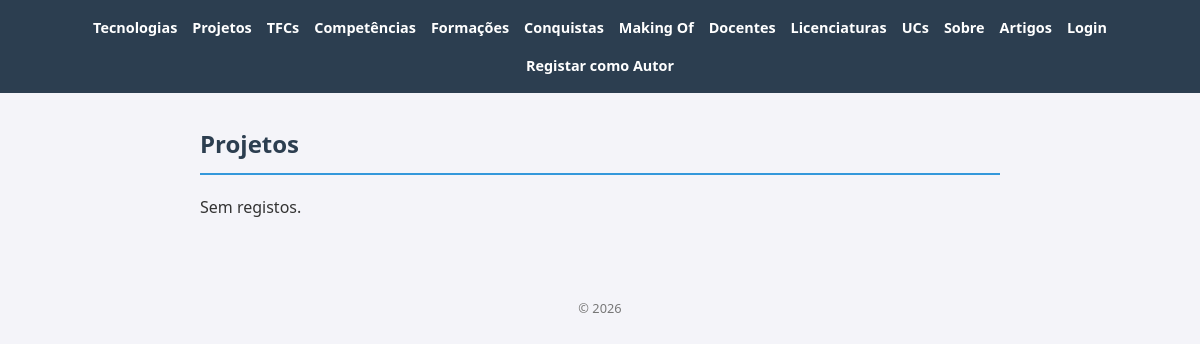
The page /portfolio/projetos/ on the database as committed earlier.
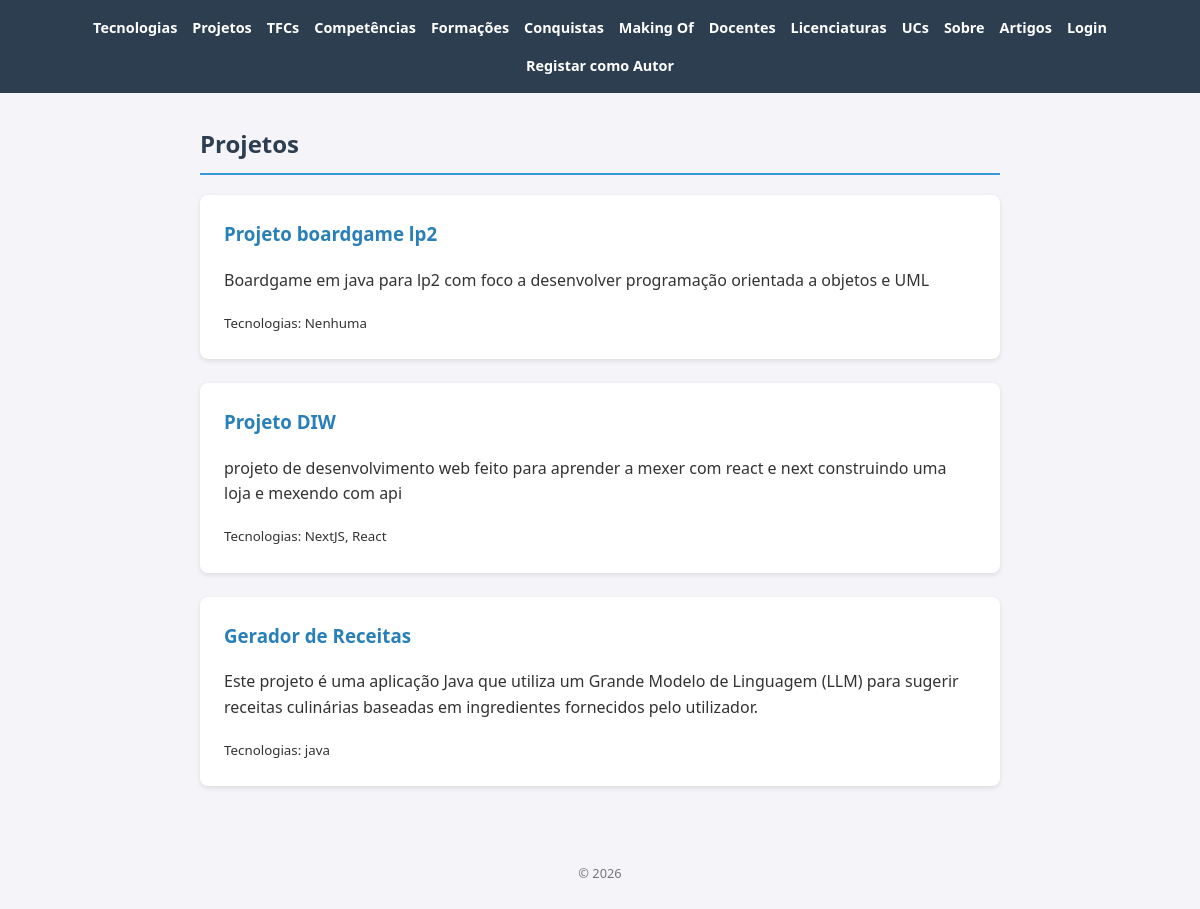
The same page on the database as committed later.
### portfolio/models.py (models this page shows, shortened)
class Projeto(models.Model):
    titulo = models.CharField(max_length=200)
    descricao = models.TextField()
    imagem = models.ImageField(upload_to='projetos/', blank=True, null=True)
    video = models.URLField(blank=True)
    github = models.URLField(blank=True)
    deploy = models.URLField(blank=True)
    unidade_curricular = models.ForeignKey(UnidadeCurricular, on_delete=models.SET_NULL,
                                            null=True, blank=True, related_name='projetos')
    tecnologias = models.ManyToManyField(Tecnologia, blank=True, related_name='projetos')
    destaque = models.BooleanField(default=False)

class Tecnologia(models.Model):
    CATEGORIA_CHOICES = [
        ('linguagem', 'Linguagem de Programação'),
        ('framework', 'Framework'),
        ('bd', 'Base de Dados'),
        ('devops', 'DevOps / Infraestrutura'),
        ('ferramenta', 'Ferramenta'),
        ('design', 'Design / Frontend'),
        ('outro', 'Outro'),
    ]
    nome = models.CharField(max_length=100)
    categoria = models.CharField(max_length=50, choices=CATEGORIA_CHOICES, default='outro')
    logo = models.ImageField(upload_to='tecnologias/', blank=True, null=True)
    url = models.URLField(blank=True)
    nivel = models.IntegerField(default=5)

### portfolio/views.py (the view)
# urls.py: path('projetos/', views.projetos_view, name='projetos'),
def projetos_view(request):
    projetos = Projeto.objects.select_related('unidade_curricular').prefetch_related('tecnologias').all()
    gestor = request.user.groups.filter(name='gestor-portfolio').exists()
    return render(request, 'projetos.html', {'projetos': projetos, 'gestor': gestor})

### portfolio/templates/projetos.html (shortened to what this page needs)
{% extends "base.html" %}
{% block content %}
<h2>Projetos</h2>
{% for p in projetos %}
    <article>
        <h3>{{ p.titulo }}</h3>
        <p>{{ p.descricao }}</p>
        <small>Tecnologias:
            {% for t in p.tecnologias.all %}{{ t.nome }}{% if not forloop.last %}, {% endif %}{% empty %}Nenhuma{% endfor %}
        </small>
    </article>
{% empty %}
    <p>Sem registos.</p>
{% endfor %}
{% endblock %}

Rows that differ between the two databases and show on the page:
added Projeto: titulo "Projeto boardgame lp2", descricao "Boardgame em java para lp2 com foco a desenvolver programação orientada a objetos e UML"
added Projeto: titulo "Projeto DIW", descricao "projeto de desenvolvimento web feito para aprender a mexer com react e next construindo uma loja e mexendo com api"
added Tecnologia: nome "NextJS", shown under "Projeto DIW"
added Tecnologia: nome "React", shown under "Projeto DIW"
added Projeto: titulo "Gerador de Receitas", descricao "Este projeto é uma aplicação Java que utiliza um Grande Modelo de Linguagem (LLM) para sugerir receitas culinárias baseadas em ingredientes fornecidos pelo utilizador."
added Tecnologia: nome "java", shown under "Gerador de Receitas"
Other text that changed with them:
text no longer shown: "Sem registos."
